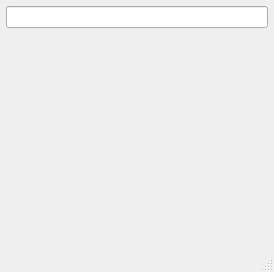
<?xml version="1.0" encoding="UTF-8"?>
<ui version="4.0">
 <class>LookupDialog</class>
 <widget class="QDialog" name="LookupDialog">
  <property name="geometry">
   <rect>
    <x>0</x>
    <y>0</y>
    <width>274</width>
    <height>272</height>
   </rect>
  </property>
  <property name="sizePolicy">
   <sizepolicy hsizetype="MinimumExpanding" vsizetype="MinimumExpanding">
    <horstretch>0</horstretch>
    <verstretch>0</verstretch>
   </sizepolicy>
  </property>
  <property name="windowTitle">
   <string>Plover: Dictionary Lookup</string>
  </property>
  <property name="sizeGripEnabled">
   <bool>true</bool>
  </property>
  <layout class="QGridLayout" name="gridLayout" rowstretch="0,0,0">
   <property name="leftMargin">
    <number>6</number>
   </property>
   <property name="topMargin">
    <number>6</number>
   </property>
   <property name="rightMargin">
    <number>6</number>
   </property>
   <property name="bottomMargin">
    <number>6</number>
   </property>
   <item row="0" column="0">
    <layout class="QVBoxLayout" name="verticalLayout_2">
     <item>
      <widget class="QLineEdit" name="pattern">
       <property name="sizePolicy">
        <sizepolicy hsizetype="MinimumExpanding" vsizetype="Minimum">
         <horstretch>0</horstretch>
         <verstretch>0</verstretch>
        </sizepolicy>
       </property>
      </widget>
     </item>
     <item>
      <widget class="QWidget" name="suggestions" native="true">
       <property name="sizePolicy">
        <sizepolicy hsizetype="MinimumExpanding" vsizetype="MinimumExpanding">
         <horstretch>0</horstretch>
         <verstretch>0</verstretch>
        </sizepolicy>
       </property>
       <zorder>pattern</zorder>
       <zorder>pattern</zorder>
       <zorder>pattern</zorder>
      </widget>
     </item>
    </layout>
   </item>
  </layout>
 </widget>
 <resources/>
 <connections>
  <connection>
   <sender>pattern</sender>
   <signal>textEdited(QString)</signal>
   <receiver>LookupDialog</receiver>
   <slot>on_lookup(QString)</slot>
   <hints>
    <hint type="sourcelabel">
     <x>190</x>
     <y>19</y>
    </hint>
    <hint type="destinationlabel">
     <x>190</x>
     <y>130</y>
    </hint>
   </hints>
  </connection>
 </connections>
 <slots>
  <slot>on_lookup(QString)</slot>
 </slots>
</ui>
